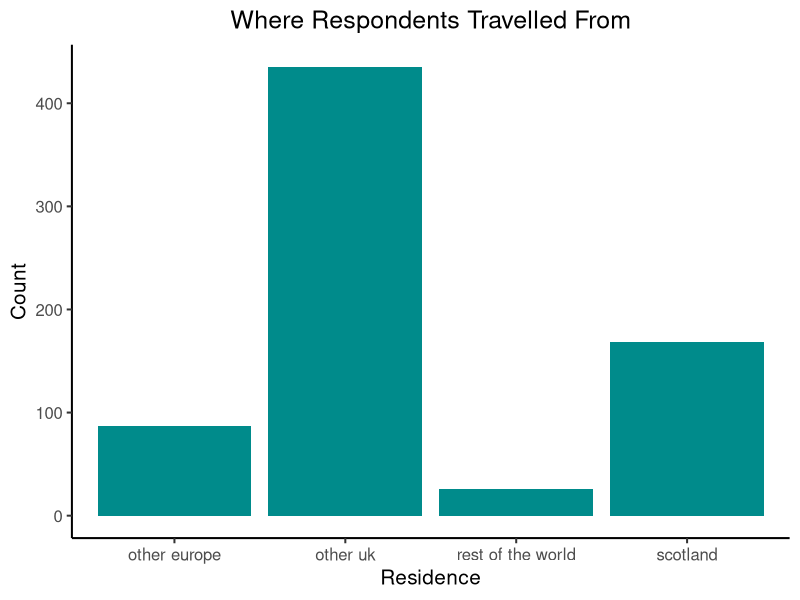

Here is the R script that generated this plot: (Note: this script raises an error after producing the figure.)
## ---- chunk 1
library(tidyverse)
## ---- chunk 2
livestream_data <- read_csv("data/synthesised_livestream.csv")
survey_data <- read_csv("data/clean_survey_data.csv")
location_data <- read_csv("data/location_distance_count.csv")
rating_data <- read_csv("data/rating_data.csv")
## ---- chunk 3
# graph sorting and counting respondents by residence
survey_data %>% 
  select(residence) %>% 
  count(residence, sort = TRUE) %>% 
  ggplot() +
  geom_col(aes(x = residence, y = n), fill = "#008b8b") +
  labs(
    title = "Where Respondents Travelled From",
    x = "Residence",
    y = "Count"
  ) +
 theme_classic(base_size = 15) +
  theme(plot.title = element_text(hjust = 0.5))
## ---- chunk 4
# reversing the vector so that the flipped graph labels are alphabetical from A-Z
local_authority_vector_rev <- rev(local_authority_vector)
## ---- chunk 5
# sorting and counting data by local authority (for respondents resident in Scotland)
survey_data %>% 
 filter(residence == "scotland") %>% 
  filter(local_authority != "unknown") %>% 
  count(local_authority, sort = TRUE) %>% 
    mutate(name = factor(local_authority, levels = local_authority_vector_rev)) %>% 
  ggplot() +
  geom_col(aes(x = name, y = n), fill = "#008b8b") +
  coord_flip() +
  labs(title = "Respondents in Scotland by Local Authority",
      x = "Local Authority", y = "Count") +
   theme(plot.title = element_text(hjust = 0.5)) +
    theme_classic(base_size = 15)
## ---- chunk 6
# graph of types of transport used to travel to the event
survey_data %>% 
  count(event_travel, sort = TRUE) %>% 
  filter(n >= 5) %>% 
  ggplot() +
  geom_col(aes(x = event_travel, y = n),fill = "#008b8b") +
  coord_flip() +
  labs(title = "Travel During Event",
       x = "Travel Method,",
       y = "Count") +
  theme(plot.title = element_text(hjust = 0.5)) +
    theme_classic(base_size = 15)
## ---- chunk 7
# graph of types of transport used during the event
survey_data %>% 
  count(event_travel, sort = TRUE) %>% 
  filter(n >= 5) %>% 
  ggplot() +
  geom_col(aes(x = event_travel, y = n),fill = "#008b8b") +
  coord_flip() +
  labs(title = "Travel During Event",
       x = "Travel Method",
       y = "Count") +
  theme(plot.title = element_text(hjust = 0.5)) +
    theme_classic(base_size = 15)
## ---- chunk 8
# splitting distances gained from the google map distance API into categories
hundred_and_over <- location_data %>% 
  arrange(desc(miles)) %>% 
  filter(miles >= 100) %>% 
  nrow()

ninety_to_hundred <- location_data %>% 
  arrange(desc(miles)) %>% 
  filter(miles >= 90 & miles < 100) %>% 
  nrow()

eighty_to_ninety <- location_data %>% 
  arrange(desc(miles)) %>% 
  filter(miles >= 80 & miles < 90) %>% 
  nrow()

seventy_to_eighty <- location_data %>% 
  arrange(desc(miles)) %>% 
  filter(miles >= 70 & miles < 80) %>% 
  nrow()

sixty_to_seventy <- location_data %>% 
  arrange(desc(miles)) %>% 
  filter(miles >= 60 & miles < 70) %>% 
  nrow()

fifty_to_sixty <- location_data %>% 
  arrange(desc(miles)) %>% 
  filter(miles >= 50 & miles < 60) %>% 
  nrow()

forty_to_fifty <- location_data %>% 
  arrange(desc(miles)) %>% 
  filter(miles >= 40 & miles < 50) %>% 
  nrow()

thirty_to_forty <- location_data %>% 
  arrange(desc(miles)) %>% 
  filter(miles >= 30 & miles < 40) %>% 
  nrow()

twenty_to_thirty <- location_data %>% 
  arrange(desc(miles)) %>% 
  filter(miles >= 20 & miles < 30) %>% 
  nrow()

ten_to_twenty <- location_data %>% 
  arrange(desc(miles)) %>% 
  filter(miles >= 10 & miles < 20) %>% 
  nrow()

under_ten <- location_data %>% 
  arrange(desc(miles)) %>% 
  filter(miles >= 1 & miles < 10) %>% 
  nrow()
# reversing factor levels as graph will be rotated
distance_levels <- rev(c("under ten", "ten to twenty", "twenty to thirty", "thirty to forty", "forty to fifty", "fifty to sixty", "sixty to seventy", "seventy to eighty", "eighty to ninety", "ninety to hundred", "hundred and over"))
location_distance_tibble <- tibble(under_ten, ten_to_twenty, twenty_to_thirty, thirty_to_forty, forty_to_fifty, fifty_to_sixty, sixty_to_seventy, seventy_to_eighty, eighty_to_ninety, ninety_to_hundred, hundred_and_over) %>% 
  pivot_longer(cols = (under_ten: hundred_and_over), 
               names_to = "number_that_stayed",
               values_to = "count") %>% 
  replacement_function("_", " ") %>%
  mutate(name = factor(number_that_stayed, (levels = distance_levels))) %>% 
  mutate(count = as.numeric(count)) %>% 
   ggplot() +
  geom_col(aes(x = name, y = count),fill = "#008b8b") +
  coord_flip() +
  theme_classic(base_size = 15) +
  theme(plot.title = element_text(hjust = 0.5)) +
  labs(
    title = "Driving Distance to Event",
    x = "Distance (miles)",
    y = "Count"
  ) 
location_distance_tibble
## ---- chunk 9
# a graph showing accommodation types (where more than 5 respondents stayed)
survey_data %>% 
  count(accommodation_type, sort = TRUE) %>% 
  filter(n > 5) %>% 
  mutate(name = factor(accommodation_type, levels = c("self catering", "multiple", "hotel", "hostel", "guest house/b+b", "friends/relatives", "comrie", "camping/caravan", "at home"))) %>% 
ggplot() +
  geom_col(aes(x = name, y = n),fill = "#008b8b") +
 coord_flip() +
  labs(title = "Accommodation Types",
    x = "Accommodation Types",
      y = "Count") +
  theme(plot.title = element_text(hjust = 0.5)) +
  theme_classic(base_size = 25)
## ---- chunk 10
# creating a dataframe that splits data up by population size
population_df <- survey_data %>% 
  mutate(over_10000 = population >= 10000) %>% 
  mutate(between_5000_and_10000 = population >= 5000 & population < 10000) %>% 
  mutate(between_1000_and_5000 = population >= 1000 & population < 5000) %>% 
  mutate(between_500_and_1000 = population >= 500 & population < 1000) %>% 
  mutate(under_500 = is.na(population)) %>%  
  dplyr::select(under_500, between_500_and_1000, between_1000_and_5000, between_5000_and_10000, over_10000)
## ---- chunk 11
location_data
## ---- chunk 12
# calculating how many respondents stayed in a location with a population of under 500
under_500_TRUE <- population_df %>% 
  filter(under_500 == TRUE) %>% 
  nrow()
## ---- chunk 13
# calculating the percentage of respondents that stayed in a location with a population of under 500
under_500_TRUE/nrow(survey_data)
## ---- chunk 14
# calculating the percentage that engaged with facebook or twitter
no <- survey_data %>% 
  filter(facebook_twitter_following == "no") %>% 
  nrow() 
yes <- survey_data %>% 
  filter(facebook_twitter_following == "yes") %>% 
  nrow() 
yes/(yes+no)
## ---- chunk 15
# calculating the percentage of respondents who rated the Facebook and Twitter communication as "excellent" or "good"
survey_data %>%
  count(facebook_twitter_rating, sort = TRUE) %>% 
  filter(facebook_twitter_rating == "excellent" | facebook_twitter_rating == "good") 
(107 + 97)/yes
## ---- chunk 16
printed_programme_total <- survey_data %>% 
  filter(!is.na(printed_programme_rating)) %>% 
  nrow() 
survey_data %>% 
  count(printed_programme_rating, sort = TRUE)
(364 + 241)/printed_programme_total
## ---- chunk 17
# sorting the livestream responses into categories depending on which type(s) of the livestream they interacted with
all_livestreams <- livestream_data %>% 
  filter(livestream_after_event == "1") %>% 
  filter(livestream_competition == "1") %>% 
  filter(livestream_races == "1") %>% 
  nrow()
## ---- chunk 18
after_event_and_competition <- livestream_data %>% 
  filter(livestream_after_event == "1") %>% 
  filter(livestream_competition == "1") %>% 
  filter(is.na(livestream_races)) %>% 
  nrow()
## ---- chunk 19
after_event_and_races <- livestream_data %>% 
  filter(livestream_after_event == "1") %>% 
  filter(livestream_races == "1") %>% 
  filter(is.na(livestream_competition)) %>% 
  nrow()
## ---- chunk 20
competition_and_races <- livestream_data %>% 
  filter(livestream_competition == "1") %>% 
  filter(livestream_races == "1") %>% 
  filter(is.na(livestream_after_event)) %>% 
  nrow()
## ---- chunk 21
races <- livestream_data %>% 
  filter(is.na(livestream_after_event)) %>% 
  filter(livestream_races == "1") %>% 
  filter(is.na(livestream_competition)) %>% 
  nrow()
## ---- chunk 22
after_event <- livestream_data %>% 
  filter(is.na(livestream_races)) %>% 
  filter(livestream_after_event == "1") %>% 
  filter(is.na(livestream_competition)) %>% 
  nrow()
## ---- chunk 23
competition <- livestream_data %>% 
  filter(is.na(livestream_after_event)) %>% 
  filter(livestream_competition == "1") %>% 
  filter(is.na(livestream_races)) %>% 
  nrow()
## ---- chunk 24
# graph showing the types of livestream watched 
livestream_tibble <- tibble(races, after_event, competition, competition_and_races, after_event_and_races, after_event_and_competition, all_livestreams) %>% 
  pivot_longer(cols = (races: all_livestreams), 
               names_to = "watched_livestream",
               values_to = "count") %>% 
  replacement_function("_", " ") %>%
  mutate(name = factor(watched_livestream, (levels = c("all livestreams", "competition and races", "after event and races", "after event and competition", "races", "competition", "after event")))) %>% 
  mutate(count = as.numeric(count)) %>% 
   ggplot() +
  geom_col(aes(x = name, y = count),fill = "#008b8b") +
  coord_flip() +
  theme_classic(base_size = 15) +
  theme(plot.title = element_text(hjust = 0.5)) +
  labs(
    title = "Type of Livestream Watched",
    x = "Type of Livestream",
    y = "Count"
  ) 
livestream_tibble
## ---- chunk 25
survey_data %>%
  select(facebook_twitter_rating, quality_rating_livestream) %>% 
  filter(!is.na(facebook_twitter_rating)) %>% 
  filter(!is.na(quality_rating_livestream)) %>% 
  count(facebook_twitter_rating, sort = TRUE) %>% 
 mutate(name = factor(facebook_twitter_rating, levels = c("excellent", "good", "average", "poor"))) %>%  
  ggplot() +
  geom_col(aes(x = name, y = n), fill = "#008b8b") +
  labs(x = "Rating", 
      y = "Number of Ratings", 
      title = "Facebook and Twitter Ratings") +
 theme_classic(base_size = 15) +
   theme(plot.title = element_text(hjust = 0.5)) 
## ---- chunk 26
survey_data %>%
  select(facebook_twitter_rating, quality_rating_livestream) %>% 
  filter(!is.na(facebook_twitter_rating)) %>% 
  count(facebook_twitter_rating, sort = TRUE) %>% 
  filter(!is.na(quality_rating_livestream)) %>% 
  count(quality_rating_livestream, sort = TRUE) %>% 
 mutate(name = factor(facebook_twitter_rating, levels = c("excellent", "good", "average", "poor")))
## ---- chunk 27
survey_data %>% 
  select(quality_rating_livestream) %>% 
  filter(!is.na(quality_rating_livestream)) %>% 
  count(quality_rating_livestream, sort = TRUE)
